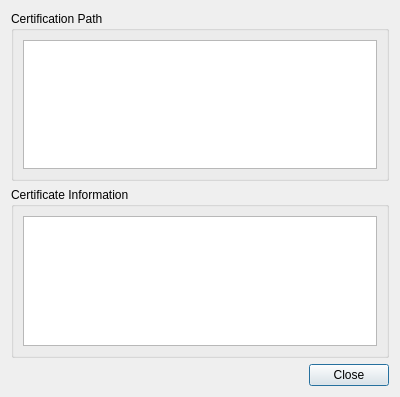
<?xml version="1.0" encoding="UTF-8"?>
<ui version="4.0">
 <class>CertificateInfo</class>
 <widget class="QDialog" name="CertificateInfo">
  <property name="geometry">
   <rect>
    <x>0</x>
    <y>0</y>
    <width>400</width>
    <height>397</height>
   </rect>
  </property>
  <property name="windowTitle">
   <string>Display Certificate Information</string>
  </property>
  <layout class="QVBoxLayout">
   <item>
    <widget class="QGroupBox" name="groupBox">
     <property name="title">
      <string>Certification Path</string>
     </property>
     <layout class="QHBoxLayout">
      <item>
       <widget class="QListWidget" name="certificationPathView"/>
      </item>
     </layout>
    </widget>
   </item>
   <item>
    <widget class="QGroupBox" name="groupBox_2">
     <property name="title">
      <string>Certificate Information</string>
     </property>
     <layout class="QHBoxLayout">
      <item>
       <widget class="QListWidget" name="certificateInfoView"/>
      </item>
     </layout>
    </widget>
   </item>
   <item>
    <layout class="QHBoxLayout">
     <item>
      <spacer>
       <property name="orientation">
        <enum>BobUI::Orientation::Horizontal</enum>
       </property>
       <property name="sizeHint" stdset="0">
        <size>
         <width>40</width>
         <height>20</height>
        </size>
       </property>
      </spacer>
     </item>
     <item>
      <widget class="QDialogButtonBox" name="buttonBox">
       <property name="standardButtons">
        <set>QDialogButtonBox::StandardButton::Close</set>
       </property>
      </widget>
     </item>
    </layout>
   </item>
  </layout>
 </widget>
 <resources/>
 <connections>
  <connection>
   <sender>buttonBox</sender>
   <signal>clicked(QAbstractButton*)</signal>
   <receiver>CertificateInfo</receiver>
   <slot>accept()</slot>
   <hints>
    <hint type="sourcelabel">
     <x>343</x>
     <y>374</y>
    </hint>
    <hint type="destinationlabel">
     <x>352</x>
     <y>422</y>
    </hint>
   </hints>
  </connection>
 </connections>
</ui>
